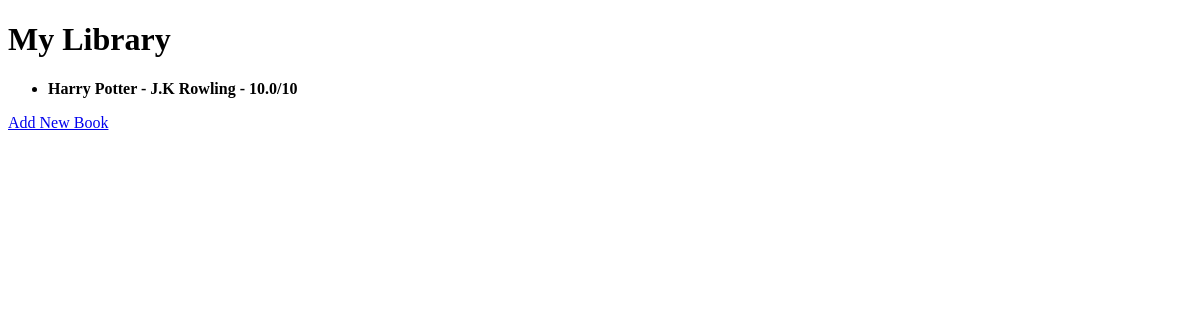
Before: / with the older database file.
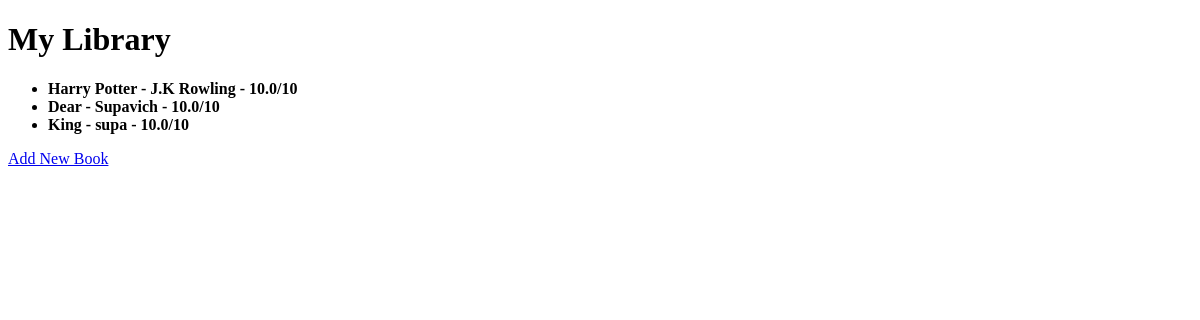
After: the same page with the newer database file.
### book.py (models this page shows)
class Book(db.Model):
    id = db.Column(db.Integer, primary_key=True)
    title = db.Column(db.String(250), unique=True, nullable=False)
    author = db.Column(db.String(250), nullable=False)
    rating = db.Column(db.Float,nullable=False)

### main.py (the view, shortened to what this page needs)
@app.route('/',methods=["GET","POST"])
def home():
    if request.method =="GET":
        all_books = Book.query.all()
        return render_template("index.html",book_list = all_books)

### templates/index.html (shortened to what this page needs)
<!DOCTYPE html>
<html lang="en">
<head>
</head>
<body>
<h1>My Library</h1>
    <ul>
        {% if book_list !=[] %}
        {% for book  in book_list %}
        <li>
            <b> {{book["title"]}} - {{book["author"] }} - {{book["rating"]}}/10</b>
        </li>
        {% endfor %}
        {% else %}
        <h5>Library is empty.</h5>
        {% endif %}
    </ul>
<a href="/add">Add New Book</a>
</body>
</html>

Changed rows visible on the page:
added Book: title "Dear", author "Supavich", rating "10.0"
added Book: title "King", author "supa", rating "10.0"
